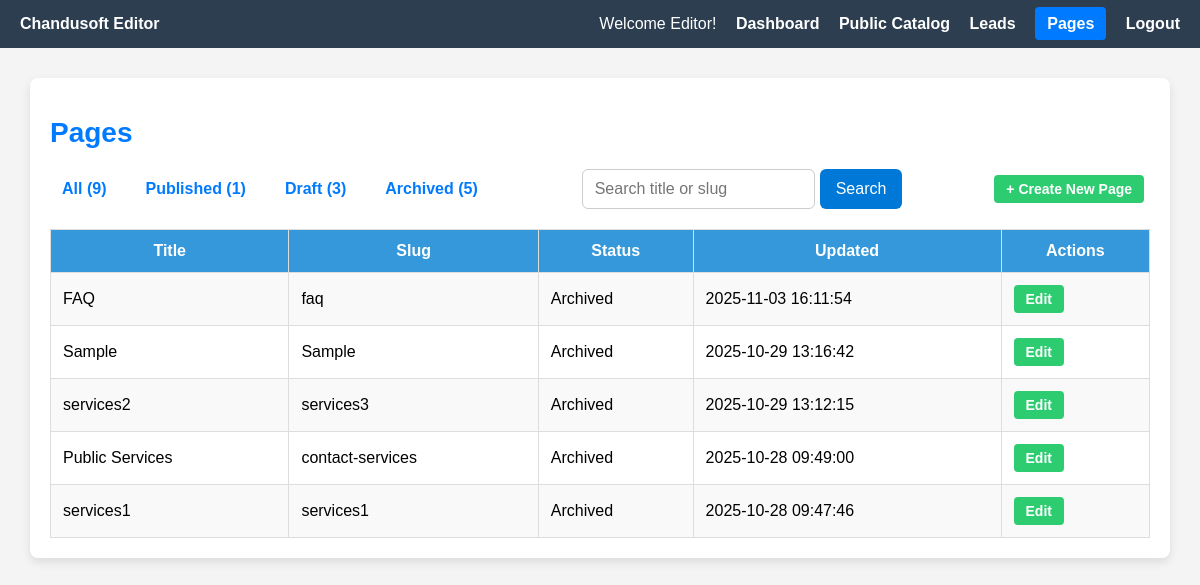
Page /admin/pages.php?status=archived (signed in) on the committed database.
### tables this page shows
CREATE TABLE `pages` (
  `id` int NOT NULL AUTO_INCREMENT,
  `title` varchar(255) NOT NULL,
  `slug` varchar(255) NOT NULL,
  `status` enum('draft','published','archived') DEFAULT 'draft',
  `updated_at` datetime DEFAULT CURRENT_TIMESTAMP ON UPDATE CURRENT_TIMESTAMP,
  `content_html` text,
  PRIMARY KEY (`id`),
  UNIQUE KEY `slug` (`slug`)
);

### admin/pages.php (the view, shortened to what this page needs)
<?php
$user = $_SESSION['user'];
$role = htmlspecialchars(ucfirst($user['role'] ?? 'Editor'));
$conn = new mysqli('localhost', 'root', '', 'chandusoft');
$publishedCount = $conn->query("SELECT COUNT(*) as count FROM pages WHERE status = 'published'")->fetch_assoc()['count'];
$draftCount = $conn->query("SELECT COUNT(*) as count FROM pages WHERE status = 'draft'")->fetch_assoc()['count'];
$archivedCount = $conn->query("SELECT COUNT(*) as count FROM pages WHERE status = 'archived'")->fetch_assoc()['count'];
$allCount = $conn->query("SELECT COUNT(*) as count FROM pages")->fetch_assoc()['count'];
$search = trim($_GET['search'] ?? '');
$status = $_GET['status'] ?? '';
$whereClause = '';
if ($status) {
    $whereClause = "WHERE status = '" . $conn->real_escape_string($status) . "'";
}
if ($search !== '') {
    if (preg_match('/^[%_]+$/', $search)) {
        $pages = $conn->query("SELECT * FROM pages WHERE 1=0");
    } else {
        if ($whereClause) {
            $whereClause .= " AND";
        } else {
            $whereClause = "WHERE";
        }
        $stmt = $conn->prepare("SELECT * FROM pages $whereClause (title LIKE ? OR slug LIKE ?) ORDER BY updated_at DESC");
        $likeSearch = "%$search%";
        $stmt->bind_param("ss", $likeSearch, $likeSearch);
        $stmt->execute();
        $pages = $stmt->get_result();
        $stmt->close();
    }
} else {
    $pages = $conn->query("SELECT * FROM pages $whereClause ORDER BY updated_at DESC");
}
?>
<!DOCTYPE html>
<html>
<head>
</head>
<body>
<div class="navbar">
    <div><strong>Chandusoft <?= $role ?></strong></div>
    <div class="links">
        Welcome <?= $role ?>!
        <a href="/app/dashboard.php" class="<?= basename($_SERVER['PHP_SELF']) === 'dashboard.php' ? 'active' : '' ?>">Dashboard</a>
        <?php if ($role === 'Admin'): ?>
            <a href="/admin/catalog.php">Admin Catalog</a>
            <a href="/public/catalog.php">Public Catalog</a>
            <a href="/admin/orders.php">Orders</a>
        <?php elseif ($role === 'Editor'): ?>
            <a href="/public/catalog.php">Public Catalog</a>
        <?php endif; ?>
        <a href="/admin/admin-leads.php" class="<?= basename($_SERVER['PHP_SELF']) === 'admin-leads.php' ? 'active' : '' ?>">Leads</a>
        <a href="/admin/pages.php" class="<?= basename($_SERVER['PHP_SELF']) === 'pages.php' ? 'active' : '' ?>">Pages</a>
        <a href="/admin/logout.php">Logout</a>
    </div>
</div>
<div class="container">
    <h1>Pages</h1>
    <div class="top-bar" style="display:flex; justify-content: space-between; align-items: center; margin-bottom: 20px;">
        <div class="filters" style="gap: 15px; display: flex;">
            <a href="pages.php">All (<?= $allCount ?>)</a>
            <a href="pages.php?status=published">Published (<?= $publishedCount ?>)</a>
            <a href="pages.php?status=draft">Draft (<?= $draftCount ?>)</a>
            <a href="pages.php?status=archived">Archived (<?= $archivedCount ?>)</a>
        </div>
        <form method="get" class="search-form" style="display:flex; gap: 5px;">
            <input type="text" name="search" placeholder="Search title or slug" value="<?= htmlspecialchars($search) ?>">
            <input type="submit" value="Search">
        </form>
        <div>
            <a class="btn btn-edit" href="create.php">+ Create New Page</a>
        </div>
    </div>
    <table>
        <tr>
            <th>Title</th>
            <th>Slug</th>
            <th>Status</th>
            <th>Updated</th>
            <th>Actions</th>
        </tr>
        <?php if ($pages && $pages->num_rows > 0): ?>
            <?php while ($page = $pages->fetch_assoc()): ?>
                <tr>
                    <td><?= htmlspecialchars($page['title']) ?></td>
                    <td><?= htmlspecialchars($page['slug']) ?></td>
                    <td><?= ucfirst($page['status']) ?></td>
                    <td><?= htmlspecialchars($page['updated_at']) ?></td>
                    <td class="actions">
                        <a href="edit.php?id=<?= $page['id'] ?>" class="btn btn-edit">Edit</a>
                    </td>
                </tr>
            <?php endwhile; ?>
        <?php endif; ?>
    </table>
</div>
</body>
</html>

### admin/pages.php (style rules this page uses)
body { font-family: Arial, sans-serif; background: #f4f4f4; margin: 0; padding: 0; }
.navbar { background-color: #2c3e50; color: white; padding: 15px 20px; display: flex; justify-content: space-between; align-items: center; }
.navbar .links a { color: white; text-decoration: none; margin-left: 15px; font-weight: bold; }
.navbar .links a.active { background-color: #007BFF; color: white; padding: 8px 12px; border-radius: 4px; }
h1 { color: #007BFF; margin-bottom: 20px; font-size: 28px; text-align: left; }
.container { max-width: 1100px; margin: 30px auto; background: #fff; padding: 20px; border-radius: 8px; box-shadow: 0 4px 10px rgba(0,0,0,0.1); }
table { border-collapse: collapse; width: 100%; }
th, td { border: 1px solid #ddd; padding: 12px; }
th { background-color: #3498db; color: white; }
tr:nth-child(even) { background: #f9f9f9; }
.top-bar .filters a { color: #007BFF; text-decoration: none; font-weight: bold; padding: 6px 12px; border-radius: 6px; transition: background-color 0.3s; }
.btn { display: inline-block; padding: 6px 12px; margin-right: 6px; font-size: 14px; font-weight: bold; text-decoration: none; border-radius: 4px; color: white; }
.btn-edit { background-color: #2ecc71; }
.search-form { display: flex; gap: 5px; max-width: 600px; }
.search-form input[type="text"] { flex: 1; padding: 10px 12px; font-size: 16px; border: 1px solid #ccc; border-radius: 6px; }
.search-form input[type="submit"] { padding: 10px 16px; font-size: 16px; background-color: #0078D7; color: white; border: none; border-radius: 6px; cursor: pointer; transition: all 0.3s ease; }

### rows in the picture
pages: title "FAQ", slug "faq", status "Archived", updated_at "2025-11-03 16:11:54"
pages: title "Sample", slug "Sample", status "Archived", updated_at "2025-10-29 13:16:42"
pages: title "services2", slug "services3", status "Archived", updated_at "2025-10-29 13:12:15"
pages: title "Public Services", slug "contact-services", status "Archived", updated_at "2025-10-28 09:49:00"
pages: title "services1", slug "services1", status "Archived", updated_at "2025-10-28 09:47:46"

### other values in the picture
$role "Editor"
$allCount "9"
$publishedCount "1"
$draftCount "3"
$archivedCount "5"
